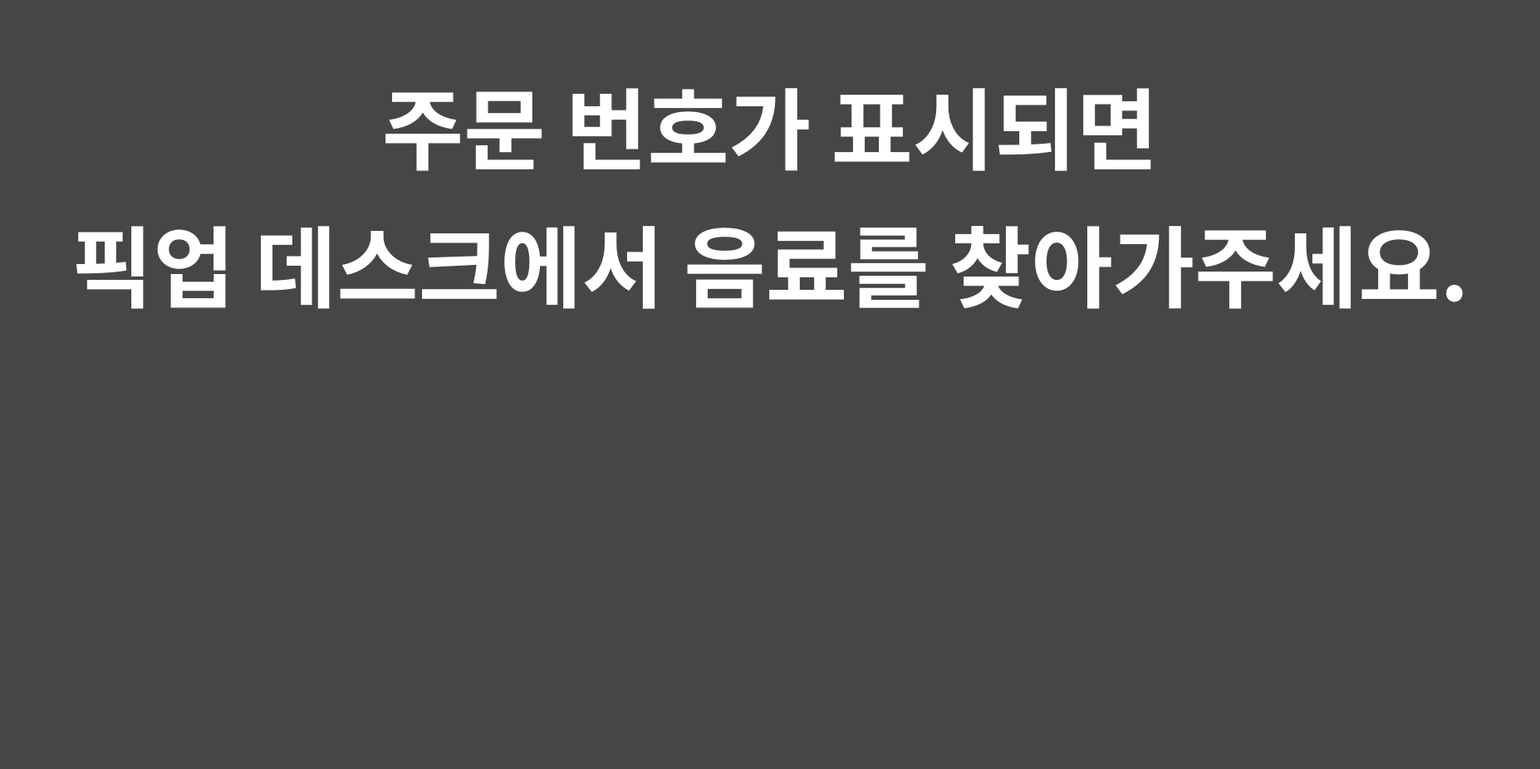
<?xml version="1.0" encoding="UTF-8"?>
<ui version="4.0">
 <class>MainWindow</class>
 <widget class="QMainWindow" name="MainWindow">
  <property name="geometry">
   <rect>
    <x>0</x>
    <y>0</y>
    <width>1854</width>
    <height>926</height>
   </rect>
  </property>
  <property name="sizePolicy">
   <sizepolicy hsizetype="Expanding" vsizetype="Expanding">
    <horstretch>0</horstretch>
    <verstretch>0</verstretch>
   </sizepolicy>
  </property>
  <property name="windowTitle">
   <string>MainWindow</string>
  </property>
  <widget class="QWidget" name="baseUI">
   <property name="sizePolicy">
    <sizepolicy hsizetype="Expanding" vsizetype="Expanding">
     <horstretch>0</horstretch>
     <verstretch>0</verstretch>
    </sizepolicy>
   </property>
   <property name="minimumSize">
    <size>
     <width>0</width>
     <height>800</height>
    </size>
   </property>
   <property name="maximumSize">
    <size>
     <width>16777215</width>
     <height>16777215</height>
    </size>
   </property>
   <property name="font">
    <font>
     <family>굴림</family>
     <weight>75</weight>
     <bold>true</bold>
    </font>
   </property>
   <property name="styleSheet">
    <string notr="true">#baseUI{background-color: rgb(70,70,70);}</string>
   </property>
   <layout class="QGridLayout">
    <property name="leftMargin">
     <number>0</number>
    </property>
    <property name="topMargin">
     <number>0</number>
    </property>
    <property name="rightMargin">
     <number>0</number>
    </property>
    <property name="bottomMargin">
     <number>0</number>
    </property>
    <property name="spacing">
     <number>0</number>
    </property>
    <item row="1" column="0">
     <widget class="QWidget" name="gridWidget" native="true">
      <property name="sizePolicy">
       <sizepolicy hsizetype="Preferred" vsizetype="Preferred">
        <horstretch>0</horstretch>
        <verstretch>3</verstretch>
       </sizepolicy>
      </property>
      <layout class="QGridLayout" name="gridLayout">
       <property name="leftMargin">
        <number>70</number>
       </property>
       <property name="topMargin">
        <number>20</number>
       </property>
       <property name="rightMargin">
        <number>70</number>
       </property>
       <property name="bottomMargin">
        <number>65</number>
       </property>
       <property name="horizontalSpacing">
        <number>30</number>
       </property>
       <property name="verticalSpacing">
        <number>0</number>
       </property>
      </layout>
     </widget>
    </item>
    <item row="0" column="0">
     <widget class="QWidget" name="widget" native="true">
      <property name="sizePolicy">
       <sizepolicy hsizetype="Preferred" vsizetype="Preferred">
        <horstretch>0</horstretch>
        <verstretch>3</verstretch>
       </sizepolicy>
      </property>
      <layout class="QVBoxLayout" name="verticalLayout">
       <property name="spacing">
        <number>10</number>
       </property>
       <property name="leftMargin">
        <number>0</number>
       </property>
       <property name="topMargin">
        <number>0</number>
       </property>
       <property name="rightMargin">
        <number>0</number>
       </property>
       <property name="bottomMargin">
        <number>0</number>
       </property>
       <item>
        <widget class="QLabel" name="msgLabel1">
         <property name="sizePolicy">
          <sizepolicy hsizetype="Preferred" vsizetype="Preferred">
           <horstretch>0</horstretch>
           <verstretch>0</verstretch>
          </sizepolicy>
         </property>
         <property name="minimumSize">
          <size>
           <width>0</width>
           <height>60</height>
          </size>
         </property>
         <property name="font">
          <font>
           <family>맑은 고딕</family>
           <pointsize>80</pointsize>
           <weight>75</weight>
           <bold>true</bold>
          </font>
         </property>
         <property name="styleSheet">
          <string notr="true">#msgLabel1{
color: rgb(255, 255, 255);
}</string>
         </property>
         <property name="lineWidth">
          <number>1</number>
         </property>
         <property name="text">
          <string>&lt;html&gt;&lt;head/&gt;&lt;body&gt;&lt;p&gt;주문 번호가 표시되면&lt;/p&gt;&lt;/body&gt;&lt;/html&gt;</string>
         </property>
         <property name="textFormat">
          <enum>Qt::AutoText</enum>
         </property>
         <property name="alignment">
          <set>Qt::AlignBottom|Qt::AlignHCenter</set>
         </property>
         <property name="wordWrap">
          <bool>false</bool>
         </property>
         <property name="margin">
          <number>0</number>
         </property>
        </widget>
       </item>
       <item>
        <widget class="QLabel" name="msgLabel2">
         <property name="sizePolicy">
          <sizepolicy hsizetype="Preferred" vsizetype="Preferred">
           <horstretch>0</horstretch>
           <verstretch>0</verstretch>
          </sizepolicy>
         </property>
         <property name="font">
          <font>
           <family>맑은 고딕</family>
           <pointsize>80</pointsize>
           <weight>75</weight>
           <bold>true</bold>
           <stylestrategy>PreferDefault</stylestrategy>
           <kerning>true</kerning>
          </font>
         </property>
         <property name="mouseTracking">
          <bool>true</bool>
         </property>
         <property name="styleSheet">
          <string notr="true">#msgLabel2{
color: rgb(255, 255, 255);
}</string>
         </property>
         <property name="text">
          <string>픽업 데스크에서 음료를 찾아가주세요.</string>
         </property>
         <property name="alignment">
          <set>Qt::AlignHCenter|Qt::AlignTop</set>
         </property>
         <property name="indent">
          <number>-5</number>
         </property>
        </widget>
       </item>
      </layout>
     </widget>
    </item>
   </layout>
  </widget>
 </widget>
 <resources/>
 <connections/>
</ui>
